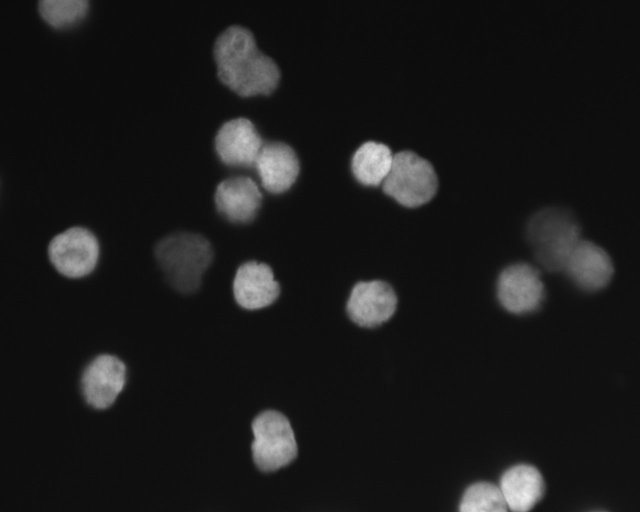
#> input picture module2/data/neuroblastoma_5_orig_small.jpg, 640 x 512 px, found by its file name
$ jupyter execute feature_extraction.ipynb
#> lines starting #> are read from the running program, lines starting #| are printed output that depends on the picture; after the words box and inside, x2 and y2 are one past the last pixel; in counts of white or black regions, pixels touching at a corner belong together
# Feature extraction

This part of the course is about detecting features like edges, lines, circles, and blobs from images.

Many biological objects (cells, bacteria, bacilli, etc.) can be approximated by simple shapes and detected this way.

While deep learning approaches typically outperform the classical approaches presented here, they are still part of most image processing pipelines, and complement deep learning techniques either as pre-processing or post-processing.

Run the code making sure you understand the syntax. Complete the parts marked **TODO** either in the text or in the code.

Don't hesitate to re-use what you learned in previous notebooks (filtering, morphological operations etc) to improve your results!

## Setup

First, we need to import some packages so that their functions are available to us.

[cell 1]
import importlib
import os                       # operating system operations like file paths etc
importlib.import_module('numpy.exceptions')  # Work around NumPy recursion bug seen in some Jupyter kernels
import numpy as np              # multidimensional arrays, linear algebra
from skimage import io          # to load and save data
from skimage import color       # color conversion utilities
from skimage import segmentation
from skimage.util import invert   # invert an image (if binary, black->white, white->black)
from skimage.filters import threshold_otsu, sobel, sobel_v, sobel_h, laplace # image processing filters
from skimage.feature import canny # edge detector

from skimage.transform import hough_circle, hough_circle_peaks, hough_line, hough_line_peaks # Hough transform
from skimage.feature import blob_log # Laplacian of Gaussian

import matplotlib.pyplot as plt # plotting

#path_to_images= './data'    # Local: where the images are relative to this notebook
path_to_images= os.path.join('Module2','data')    # Nuvolos: where the images are relative to this notebook

## Data loading and exploration

Let's start with our previous neuroblastoma image.

[cell 2]
# Load and normalize the neuroblastoma image
image_file = os.path.join(path_to_images, 'neuroblastoma_5_orig_small.jpg')
img = io.imread(image_file)
#> img is the input picture: shape (512, 640); min 11, max 238, mean 26.2
img = img/np.max(img) # normalize the image to [0,1]
print(f'Image has shape {img.shape}')
#| Image has shape (512, 640)

# Display the image
plt.figure()
plt.imshow(img)
plt.title('Original image')

## First order approaches

### Edge detection

Edge detections allows us to find regions of the image with sharp contrast, that is where dark rapidly becomes bright and vice-versa. These edges may not correspond to human perception.

#### Sobel operator

A basic approach is to use a Sobel operator, open and read the documentation in scikit-image
- <https://scikit-image.org/docs/stable/api/skimage.filters.html#skimage.filters.sobel>

We briefly show its appearance since it is helpful in understanding the practical implementation of the Canny edge detector.

[cell 3]
"""
Sobel operator on neuroblastoma image
"""

# Detect edges using Sobel operator edge detector
edges_sobel = sobel(img)
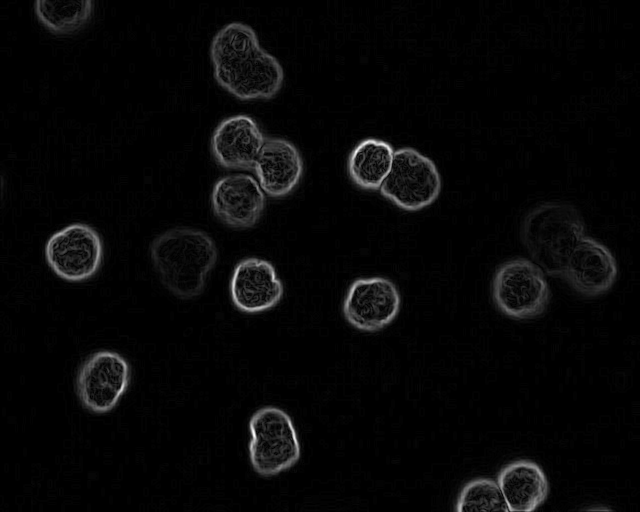
#> edges_sobel: shape (512, 640) float64; min 0, max 0.237, mean 0.00681; drawn with min black and max white

# threshold the edges map with Otsu's method
thresh = threshold_otsu(edges_sobel)
#> thresh = 0.0339
edges_sobel_bin = edges_sobel > thresh
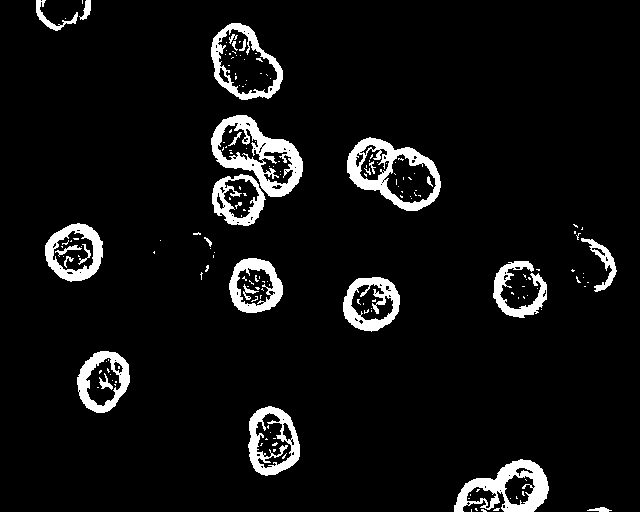
#> edges_sobel_bin: shape (512, 640) bool; 6.5% white; 175 white regions (147 under 20 px), largest, box (x1, y1, x2, y2) and area: (211, 115, 303, 197) 2891, (347, 137, 441, 211) 2408, (454, 459, 549, 512) 2285

# Display the original image, the Sobel the detected edges side by side
fig, axes = plt.subplots(1, 3, figsize=(14, 7))
axes[0].imshow(img, cmap='gray')
axes[0].set_title('Original Image')
axes[0].axis('off')
axes[1].imshow(edges_sobel, cmap='gray')
axes[1].set_title('Sobel operator')
axes[1].axis('off')
axes[2].imshow(edges_sobel_bin)
axes[2].set_title('Binarised edges')
axes[2].axis('off')

plt.show()


# compute gradient magnitude and direction
edges_sobel_h = sobel_h(img)
edges_sobel_v = sobel_v(img)
grad_mag = np.sqrt(edges_sobel_h**2 + edges_sobel_v**2) # same as sobel(img)
grad_dir = np.arctan2(edges_sobel_v,edges_sobel_h) # angle in radians

fig, axes = plt.subplots(1, 2, figsize=(14, 7))
axes[0].imshow(grad_mag, cmap='gray')
axes[0].set_title('Gradient magnitude')
axes[0].axis('off')
axes[1].imshow(grad_dir, cmap='hot')
axes[1].set_title('Gradient direction')
axes[1].axis('off')

fig.colorbar(axes[1].imshow(grad_dir, cmap='jet'), ax=axes[1],fraction=0.04, pad=0.05)

#### Canny edge detector

An improved approach and commonly used algorithm is the Canny detector, open and read the documentation in scikit-image
- <https://scikit-image.org/docs/stable/api/skimage.feature.html#skimage.feature.canny>

[cell 4]
"""
Edge detection for neuroblastoma image
"""

# Detect edges using Canny edge detector
edges = canny(img, sigma=1.0, low_threshold=0.1, high_threshold=0.2)
#> edges: shape (512, 640) bool; 1.3% white in thin lines or dots, all inside (x1, y1, x2, y2) = (38, 1, 615, 511)

# create an overlay of the edges on the original image
edges_overlay = segmentation.mark_boundaries(img, np.array(edges,dtype=np.uint8), mode='thick')

# Display the original image and the detected edges side by side
fig, axes = plt.subplots(1, 3, figsize=(14, 7))
axes[0].imshow(img, cmap='gray')
axes[0].set_title('Original Image')
axes[0].axis('off')
axes[1].imshow(edges, cmap='gray')
axes[1].set_title('Detected Edges')
axes[1].axis('off')
axes[2].imshow(edges_overlay)
axes[2].set_title('Edges overlay')
axes[2].axis('off')

plt.show()

**TODO** Experiment with the smoothing kernel size (Gaussian filter standard deviation), modifying from the default value of 1. try 0.5, 2, 3... what yields the best results according to you?

**TODO** Also experiment with the high and low thresholds.

Keep these settings as we will use your edges below to try and locate circles.

## Second order approaches

### Laplacian operator

This is simply an approximation to the second derivative (change of change) of the image. Here we just show results with no experimentation because the Laplacian filter on it's own does not work very well for edge detection.

[cell 5]
# Load and normalize the neuroblastoma image
image_file = os.path.join(path_to_images, 'neuroblastoma_5_orig_small.jpg')
img = io.imread(image_file)
img = img/np.max(img) # normalize the image to [0,1]

edges_laplace = laplace(img, ksize=5)
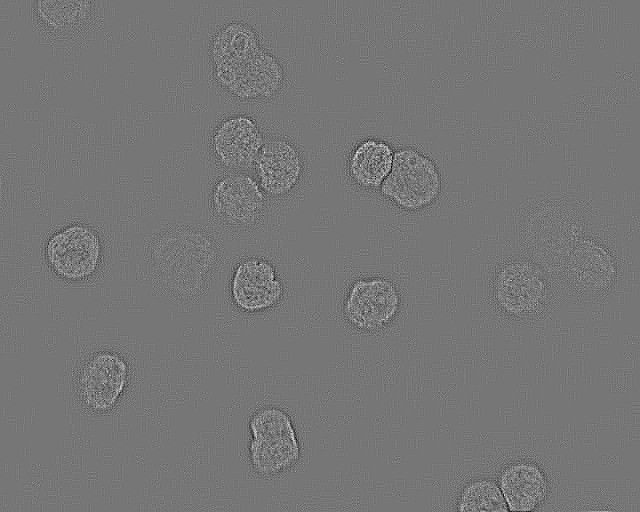
#> edges_laplace: shape (512, 640) float64; min -0.147, max 0.168, mean -1.3e-19; drawn with min black and max white


fig, axes = plt.subplots(1, 2, figsize=(14, 7))
axes[0].imshow(img, cmap='gray')
axes[0].set_title('Original Image')
axes[0].set_xlim((200,300))
axes[0].set_ylim((100,200))
axes[1].imshow(edges_laplace, cmap='gray')
axes[1].set_title('Laplace operator result')
axes[1].set_xlim((200,300))
axes[1].set_ylim((100,200))


plt.show()

As you can see, the results are very noisy and not usable directly.

### Laplacian of Gaussian (LoG)

This operator, also called Marr-Hildreth or Mexican Hat operator (due to its shape in 3D) combines Gaussian smoothing and the Laplace operator.

Open and read the doc:
- <https://scikit-image.org/docs/stable/api/skimage.feature.html#skimage.feature.blob_log>

[cell 6]
"""
LoG for blob detection in neuroblastoma image
"""

# Load and normalize the neuroblastoma image
image_file = os.path.join(path_to_images, 'neuroblastoma_5_orig_small.jpg')
img = io.imread(image_file)
img = img/np.max(img) # normalize the image to [0,1]
print(f'Image has shape {img.shape}')
#| Image has shape (512, 640)

# Define the range of blob sizes to detect
min_sigma = 20
max_sigma = 50

# Perform blob detection using LoG
blobs = blob_log(img, min_sigma=min_sigma, max_sigma=max_sigma, threshold_rel=0.2, overlap=0.7)
#> blobs = 14 rows, first 8: [511, 504, 30], [164, 376, 20], [441, 272, 20], [286, 254, 20], [302, 370, 20], [252, 75, 20], [379, 104, 20], [163, 259, 26.67]
n_blobs = blobs.shape[0]
#> n_blobs = 14
print(f'Detected {n_blobs} blobs')
#| Detected 14 blobs

# Display the detected blobs
cm=plt.cm.jet # get a colormap
fig, ax = plt.subplots()
ax.imshow(img)

for i, blob in enumerate(blobs):
    y, x, radius = blob
    circle = plt.Circle((x, y), radius, color=cm(i/(n_blobs-1)), fill=False)
    ax.add_patch(circle)
#> this loop made 14 passes
#> (y, x, radius) on passes 1 to 12: (511, 504, 30), (164, 376, 20), (441, 272, 20), (286, 254, 20), (302, 370, 20), (252, 75, 20), (379, 104, 20), (163, 259, 26.67), (143, 241, 20), (290, 518, 20), (0, 63, 20), (62, 241, 20)

plt.title(f'Detected {n_blobs} Blobs')
plt.axis('off')
plt.show()
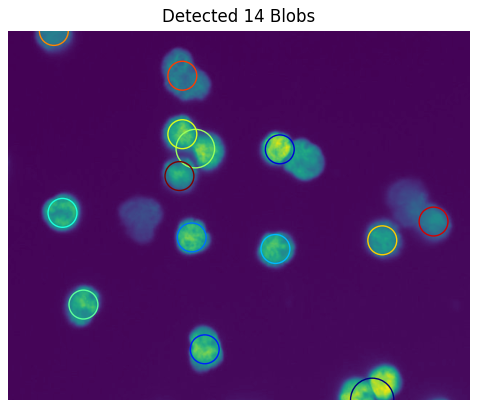
#> figure drawn by matplotlib, 1 panel

**TODO** try to optimize the parameters of the LoG blob detector - including `min_sigma` and `max_sigma`, `threshold_rel`, and `overlap`.

Can you get close to your estimate of the ground truth of the number of cells?

## Hough transform

The Hough transform is a fast and efficient approach to detecting lines, circles, and ellipses.

It works well when the image is relatively noise-free, which is why we often run it on edge images.

### Hough transform for circles

Here we can approximate cells by circles, and we would like to localise each individual cell.

Open and read the scikit-image documentation for these two functions:
- <https://scikit-image.org/docs/stable/api/skimage.transform.html#skimage.transform.hough_circle>
- <https://scikit-image.org/docs/stable/api/skimage.transform.html#skimage.transform.hough_circle_peaks>

[cell 7]
"""
Hough transform for circle for cell detection in neuroblastoma image
"""

# Define the range of radii to search for circles
# This is a great way to input domain knowledge - how big are the cells you want to find (in pixels)?
# Refer to the first visualisation of the image which has axis ticks to get an idea of the size of the cells
min_radius = 20
max_radius = 50

# define the separation between circles - how far apart are cells (in pixels)?
# Refer to the first visualisation of the image which has axis ticks to get an idea of the separation of the cells
min_xdistance=20
min_ydistance=20

# Apply the Hough transform on the edges image to detect circles
hough_radii = np.arange(min_radius, max_radius + 1)
hough_res = hough_circle(edges, hough_radii)

# Find the most prominent circles
accums, cx, cy, radii = hough_circle_peaks(hough_res, hough_radii,
                                           min_xdistance=min_xdistance, min_ydistance=min_ydistance,
                                           total_num_peaks=20)
#> accums = 20 values, max 0.479 at index 0, min 0.237 at index 19, mean 0.378; cx = 20 values, max 593 at index 12, min 58 at index 15, mean 299.1; cy = 20 values, max 505 at index 13, min 6 at index 15, mean 252.8; radii = 20 values, max 26 at index 6, min 20 at index 2, mean 22.15
n_circles=radii.shape[0]
#> n_circles = 20
print(f'Detected {n_circles} circles')
#| Detected 20 circles


# Display the original image with detected circles in different colors
cm=plt.cm.jet # get a colormap
fig, ax = plt.subplots()
ax.imshow(img, cmap='gray')

for i, (center_y, center_x, radius) in enumerate(zip(cy, cx, radii)):
    circle = plt.Circle((center_x, center_y), radius, color=cm(i/(n_circles-2)), fill=False)
    ax.add_patch(circle)
#> this loop made 20 passes
#> (center_y, center_x, radius) on passes 1 to 12: (252, 74, 25), (485, 522, 21), (430, 271, 20), (143, 240, 25), (164, 372, 21), (307, 367, 20), (167, 273, 26), (285, 256, 23), (292, 517, 20), (181, 411, 26), (198, 240, 21), (75, 257, 22)

plt.title(f'Detected {n_circles} Circles')
plt.axis('off')
plt.show()

**TODO** Experiment with cell sizes (`min_radius`, `max_radius`), cell separation (`min_xdistance`,`min_ydistance`) and max number of peaks (`total_num_peaks`),
Can you get all cells detected (high true positive rate), and only one circle per cell (low false positive rate) ?

Remember that you are operating on the Canny edge image, so you may need to revisit the Gaussian filter standard deviation above.

### Hough transform for lines

Here we are trying to approximately count the number of gram-positive bacilli from a gram staining image. Since the bacilli are linear, we can look for lines in the image using a Hough transform.

Note that this approach is for didactic purposes, there are better methods to perform this kind of analysis.

We will use the scikit-image implementation. The two functions you need (read the docs!) are
- <https://scikit-image.org/docs/stable/api/skimage.transform.html#skimage.transform.hough_line>
- <https://scikit-image.org/docs/stable/api/skimage.transform.html#skimage.transform.hough_line_peaks>

[cell 8]
# Load and normalize the Gram stain image
image_file = os.path.join(path_to_images, 'gram_negative_bacilli_crop.png')
img = io.imread(image_file)
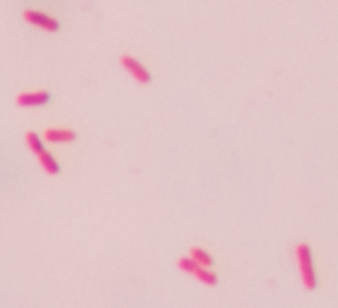
#> input picture module2/data/gram_negative_bacilli_crop.png, 338 x 308 px, found by its file name
#> img is the input picture: shape (308, 338, 3); mean R, G, B 226.2, 195.9, 199.1
img = color.rgb2gray(img) # convert to grayscale
#> img: shape (308, 338) float64
img = img/np.max(img) # normalize the image to [0,1]
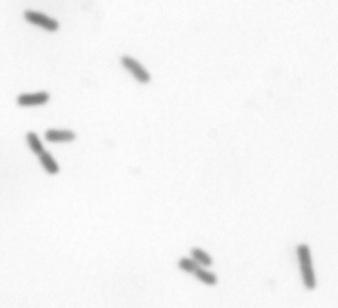
#> img: shape (308, 338) float64; min 0.459, max 1, mean 0.962
print(f'Image has shape {img.shape}')
#| Image has shape (308, 338)

# Display the image
plt.figure()
plt.imshow(img)

plt.title('Original image')

[cell 9]
"""
Line Hough transform to detect bacilli (adapted from skimage doc)
"""

# First detect edges to make our life easier - Hough transform is sensitive to noise
edges=canny(img, sigma=1)
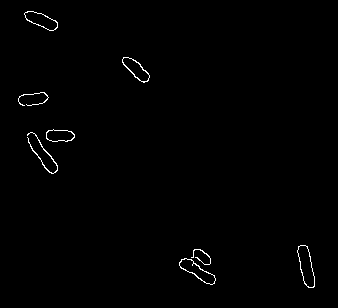
#> edges: shape (308, 338) bool; 0.71% white in thin lines or dots, all inside (x1, y1, x2, y2) = (18, 11, 315, 288)

# Define the range of angles to search for lines. If we have a priori information about the orientation of the lines
# we are interested in, we could restrict the search range
search_angles = np.linspace(-np.pi / 2, np.pi / 2, 360, endpoint=False)

# Run the Hough transform
houghspace, houghangles, houghdistances = hough_line(edges, theta=search_angles)
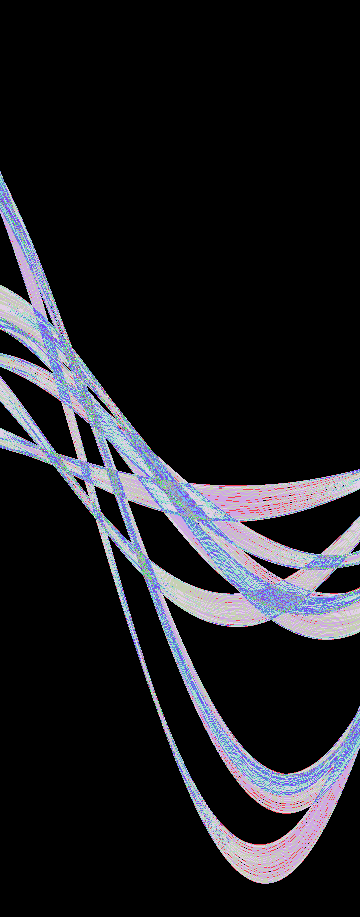
#> houghspace: shape (917, 360) uint64; 33 distinct labels, from 0 to 41; one colour per label, 0 black
#> houghangles = 360 values from -1.57 to 1.56; houghdistances = 917 values from -458 to 458

# Find the most prominent lines
peaks = hough_line_peaks(houghspace, houghangles, houghdistances, min_distance=20,min_angle=20)
#> peaks = ([41, 31, 31, 31, 29, 28, 27, 25, 22, 21], [-0.785, -0.166, -1.11, -0.62, -0.881, -1, -0.463, -1.05, 1.36, 1.48], [42, 263, -5, -50, -88, -118, -28, -141, 109, 145])
n_peaks=len(peaks[0])
#> n_peaks = 10
print(f'Found {n_peaks} lines')
#| Found 10 lines

# Overlay the detected lines on the image
fig, axes = plt.subplots(1, 3, figsize=(12, 6))
ax = axes.ravel()

ax[0].imshow(img, cmap='gray')
ax[0].set_title('Original')
ax[0].set_axis_off()

ax[1].imshow(edges, cmap='gray')
ax[1].set_title('Canny edges')
ax[1].set_axis_off()

ax[2].imshow(img,cmap='gray')
ax[2].set_xlim((0,img.shape[1]))
ax[2].set_ylim((img.shape[0], 0))
ax[2].set_axis_off()
ax[2].set_title('Detected lines')

for i, (_, angle, dist) in enumerate(zip(*peaks)):
    (x0, y0) = dist * np.array([np.cos(angle), np.sin(angle)])
    ax[2].axline((x0, y0), slope=np.tan(angle + np.pi / 2), color=cm(i/(n_peaks-2)))
#> this loop made 10 passes
#> (angle, dist, x0, y0) on passes 1 to 10: (-0.785, 42, 29.7, -29.7), (-0.166, 263, 259.4, -43.41), (-1.11, -5, -2.23, 4.47), (-0.62, -50, -40.71, 29.04), (-0.881, -88, -55.97, 67.9), (-1, -118, -63.4, 99.52), (-0.463, -28, -25.06, 12.49), (-1.05, -141, -70.5, 122.1), (1.36, 109, 22.66, 106.6), (1.48, 145, 12.64, 144.4)

plt.show()

Your goal is to get a count of the bacilli. The true value is probably 8. Here we approximate the number of bacilli found by the number of lines detected. Again, this is not a robust approach in real life.

**TODO** Play with the `min_distance` and `min_angle` of the `hough_line_peaks` function. Can you improve upon the initial setting of 20 and 20?

**TODO** Play with the Canny edge detector parameters, in particular Gaussian filter standard deviation. What gives you the cleanest edges?

**TODO** What is the impact of the resolution of the search angles?

**TODO** The two bacilli in the south-west corner of the image have a thinner midsection. Can you run morphological operations to try and fill them ? Does that improve or worsen the Hough transform results?

**TODO** Write down your best solution in terms of Canny edge detection parameters, parameters for `hough_line_peaks`, search angle resolution, possibly morphological operations.

# BONUS Material

Only do this if you have time

## Approximating the LoG by a Difference of Gaussian

We can approximage LoG by a first-order operator, the DoG. In skimage this is in `filters.difference_of_gaussians`

-<https://scikit-image.org/docs/stable/api/skimage.filters.html#skimage.filters.difference_of_gaussians>

[cell 10]
"""
DoG approximation to the LoG
"""

from skimage.filters import difference_of_gaussians

# Load and normalize the neuroblastoma image
image_file = os.path.join(path_to_images, 'neuroblastoma_5_orig_small.jpg')
img = io.imread(image_file)
img = img/np.max(img) # normalize the image to [0,1]
print(f'Image has shape {img.shape}')
#| Image has shape (512, 640)

filtered_image = difference_of_gaussians(img, low_sigma=3, high_sigma=10)
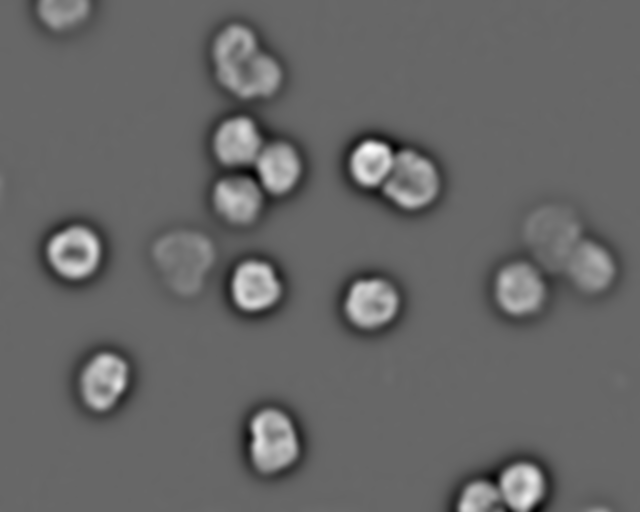
#> filtered_image: shape (512, 640) float64; min -0.176, max 0.257, mean -1.44e-07; drawn with min black and max white

fig, axes = plt.subplots(1, 2, figsize=(14, 7))
axes[0].imshow(img, cmap='gray')
axes[0].set_title('Original Image')
axes[0].set_xlim((200,300))
axes[0].set_ylim((100,200))
axes[1].imshow(filtered_image, cmap='jet')
axes[1].set_title('DoG operator result')
axes[1].set_xlim((200,300))
axes[1].set_ylim((100,200))

## Manual thresholding in Hough space

`hough_line_peaks` does the heavy lifting for thresholding Hough space.

Can you find a good method to threshold Hough space yourself without using that function - manual thresholds, top hat filter, Otsu?

[cell 11]
"""
Hough space display and thresholding
"""
# Load and normalize the Gram stain image
image_file = os.path.join(path_to_images, 'gram_negative_bacilli_crop.png')
img = io.imread(image_file)
img = color.rgb2gray(img) # convert to grayscale
img = img/np.max(img) # normalize the image to [0,1]
print(f'Image has shape {img.shape}')
#| Image has shape (308, 338)

# find edges
edges=canny(img, sigma=1)

# Run the Hough transform
search_angles = np.linspace(-np.pi / 2, np.pi / 2, 360, endpoint=False)
#> search_angles = 360 values from -1.57 to 1.56
houghspace, houghangles, houghdistances = hough_line(edges, theta=search_angles)

# Plot hough space (code from skimage doc https://scikit-image.org/docs/stable/auto_examples/edges/plot_line_hough_transform.html#sphx-glr-auto-examples-edges-plot-line-hough-transform-py)
plt.figure(figsize=(20, 10))
angle_step = 0.5 * np.diff(houghangles).mean()
#> angle_step = 0.00436
d_step = 0.5 * np.diff(houghdistances).mean()
#> d_step = 0.5
bounds = [
    np.rad2deg(houghangles[0] - angle_step),
    np.rad2deg(houghangles[-1] + angle_step),
    houghdistances[-1] + d_step,
    houghdistances[0] - d_step,
]
#> bounds = [-90.25, 89.75, 458.5, -458.5]
plt.imshow(np.log(1 + houghspace), extent=bounds, cmap='jet', aspect=1 / 1.5)
plt.title('Hough transform')
plt.xlabel('Angles (degrees)')
plt.ylabel('Distance (pixels)')
plt.colorbar()
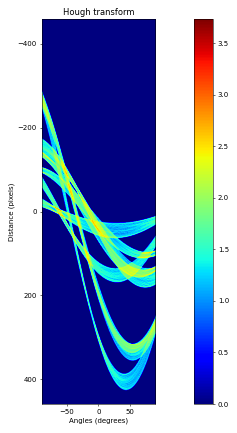
#> figure drawn by matplotlib, 2 panels
